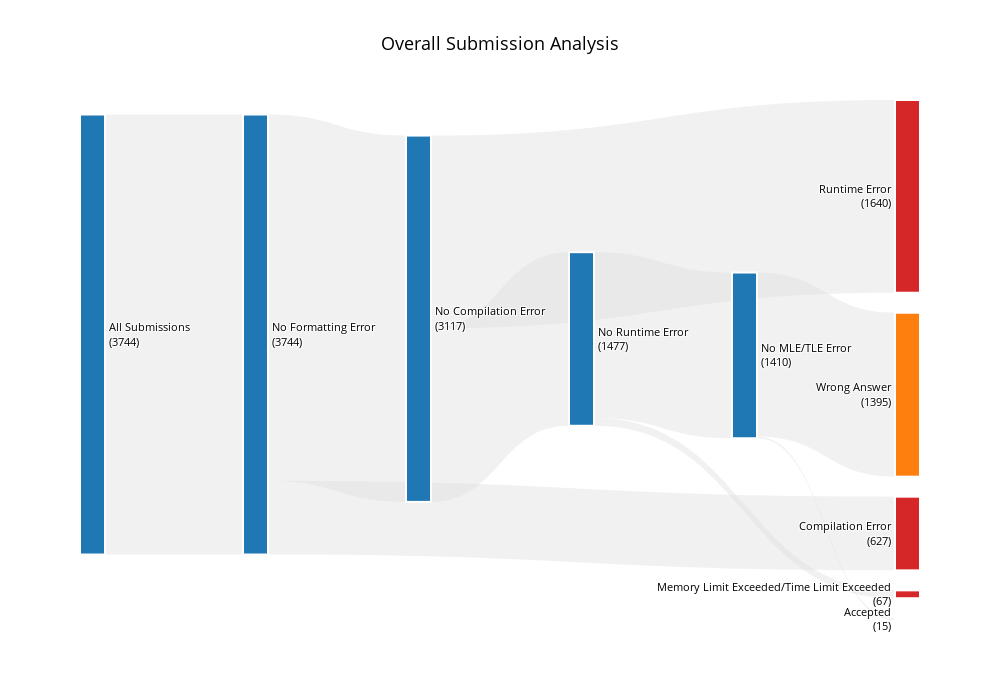

Notebook code for this chart:
### Code cell
# Build clean 5-stage submission flow Sankey diagram
import plotly.graph_objects as go
from collections import defaultdict
import plotly.io as pio

# Count submissions by status
status_counts = defaultdict(int)
for log in all_logs:
    status_counts[log['status']] += 1

print("Status distribution:")
for status in ['FE', 'CE', 'RE', 'MLE', 'TLE', 'WA', 'AC']:
    print(f"{status}: {status_counts[status]}")
print(f"Total submissions: {sum(status_counts.values())}")

# Build 5-stage flow
total_submissions = sum(status_counts.values())

# Stage flows
stage1_fe = status_counts['FE']
stage1_pass = total_submissions - stage1_fe

stage2_ce = status_counts['CE']  
stage2_pass = stage1_pass - stage2_ce

stage3_re = status_counts['RE']
stage3_pass = stage2_pass - stage3_re

stage4_mle_tle = status_counts['MLE'] + status_counts['TLE']
stage4_pass = stage3_pass - stage4_mle_tle

stage5_wa = status_counts['WA']
stage5_ac = status_counts['AC']

# Create clean node labels with numbers
node_labels = [
    f"All Submissions<br>({total_submissions})",        # 0
    f"Formatting Error<br>({stage1_fe})",                       # 1 
    f"No Formatting Error<br>({stage1_pass})",                                 # 2
    f"Compilation Error<br>({stage2_ce})",                       # 3  
    f"No Compilation Error<br>({stage2_pass})",                                 # 4
    f"Runtime Error<br>({stage3_re})",                       # 5
    f"No Runtime Error<br>({stage3_pass})",                                 # 6
    f"Memory Limit Exceeded/Time Limit Exceeded<br>({stage4_mle_tle})",             # 7
    f"No MLE/TLE Error<br>({stage4_pass})",                                 # 8
    f"Wrong Answer<br>({stage5_wa})",                   # 9
    f"Accepted<br>({stage5_ac})"                        # 10
]

# Clean color scheme
node_colors = [
    "#1f77b4",  # All Submissions - blue
    "#d62728",  # FE Error - red
    "#1f77b4",  # Pass - blue
    "#d62728",  # CE Error - red
    "#1f77b4",  # Pass - blue  
    "#d62728",  # RE Error - red
    "#1f77b4",  # Pass - blue
    "#d62728",  # MLE/TLE Error - red
    "#1f77b4",  # Pass - blue
    "#ff7f0e",  # Wrong Answer - orange
    "#2ca02c"   # Accepted - green
]

sources = [0, 0, 2, 2, 4, 4, 6, 6, 8, 8]
targets = [1, 2, 3, 4, 5, 6, 7, 8, 9, 10]
values = [stage1_fe, stage1_pass, stage2_ce, stage2_pass, 
          stage3_re, stage3_pass, stage4_mle_tle, stage4_pass, 
          stage5_wa, stage5_ac]

# Create cleaner Sankey diagram
fig = go.Figure(data=[go.Sankey(
    arrangement="snap",
    node=dict(
        pad=20,
        thickness=25,
        line=dict(color="white", width=2),
        label=node_labels,
        color=node_colors
    ),
    link=dict(
        source=sources,
        target=targets,
        value=values,
        color=["rgba(220, 220, 220, 0.4)" for _ in range(len(sources))]
    )
)])

fig.update_layout(
    title=dict(
        text="Overall Submission Analysis",
        font=dict(size=18, color="black"),
        x=0.5
    ),
    font=dict(size=11, color="black"),
    width=1000, 
    height=700,
    paper_bgcolor="white",
    plot_bgcolor="white"
)

# Save as PNG
# fig.write_image("submission_analysis_overall.png", width=1200, height=500, scale=2)

### Figure 1 — Plotly figure (JSON) as saved in the notebook; plotly's stock layout.template omitted (floating-point values rounded to 4 significant figures)
{"data": [{"arrangement": "snap", "link": {"color": ["rgba(220, 220, 220, 0.4)", "rgba(220, 220, 220, 0.4)", "rgba(220, 220, 220, 0.4)", "rgba(220, 220, 220, 0.4)", "rgba(220, 220, 220, 0.4)", "rgba(220, 220, 220, 0.4)", "rgba(220, 220, 220, 0.4)", "rgba(220, 220, 220, 0.4)", "rgba(220, 220, 220, 0.4)", "rgba(220, 220, 220, 0.4)"], "source": [0, 0, 2, 2, 4, 4, 6, 6, 8, 8], "target": [1, 2, 3, 4, 5, 6, 7, 8, 9, 10], "value": [0, 3744, 627, 3117, 1640, 1477, 67, 1410, 1395, 15]}, "node": {"color": ["#1f77b4", "#d62728", "#1f77b4", "#d62728", "#1f77b4", "#d62728", "#1f77b4", "#d62728", "#1f77b4", "#ff7f0e", "#2ca02c"], "label": ["All Submissions<br>(3744)", "Formatting Error<br>(0)", "No Formatting Error<br>(3744)", "Compilation Error<br>(627)", "No Compilation Error<br>(3117)", "Runtime Error<br>(1640)", "No Runtime Error<br>(1477)", "Memory Limit Exceeded/Time Limit Exceeded<br>(67)", "No MLE/TLE Error<br>(1410)", "Wrong Answer<br>(1395)", "Accepted<br>(15)"], "line": {"color": "white", "width": 2}, "pad": 20, "thickness": 25}, "type": "sankey"}], "layout": {"font": {"color": "black", "size": 11}, "height": 700, "paper_bgcolor": "white", "plot_bgcolor": "white", "title": {"font": {"color": "black", "size": 18}, "text": "Overall Submission Analysis", "x": 0.5}, "width": 1000}}
